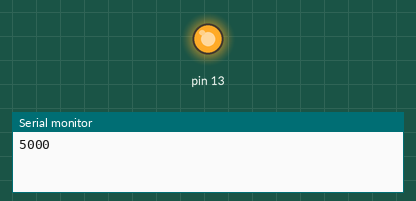
The sketch below on a simulated Arduino Uno, built with avr-gcc and run on an emulated ATmega328P. Parts: output pins drawn as LEDs (lit = HIGH), the last lines printed to the serial monitor.

Above: at 0.1 s.
At 35.1 s:
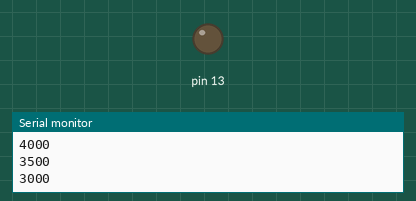
Timing chart, 0 to 39.0 s (numbered marks = the images above):
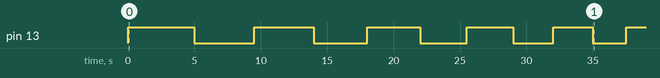

Measured:
- by itself, pin 13: LOW → HIGH at 0.00 s, → LOW 5.0 s later, → HIGH 4.5 s later, → LOW 4.5 s later, … (11 changes in this stretch)

The sketch:

2d.ino
```cpp
int time = 5000;
int timeFinal = 500;
int reps = 4;

void setup() {
  pinMode(13, OUTPUT);
  Serial.begin(9600);

}

void loop() {
  while(time >= 500){
    Serial.println(time);
    digitalWrite(13, HIGH);
    delay(time);

    time = time - timeFinal;
    digitalWrite(13, LOW);
    delay(time);

    while (time == 500 && reps > 0){
          Serial.println(time);
      digitalWrite(13, HIGH);
      delay(timeFinal);
      digitalWrite(13, LOW);
      delay(timeFinal);
      reps = reps - 1;
    }

  }
}
```
